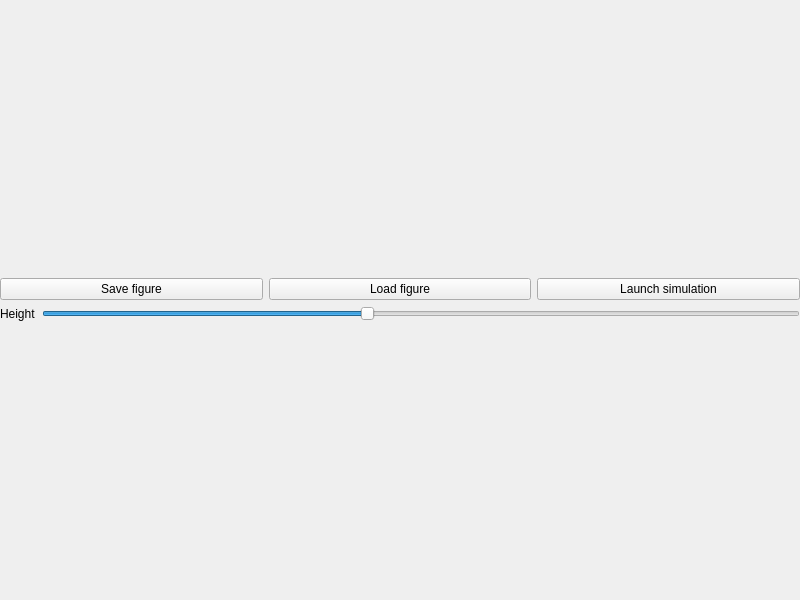
<?xml version="1.0" encoding="UTF-8"?>
<ui version="4.0">
 <class>EditWindow</class>
 <widget class="QMainWindow" name="EditWindow">
  <property name="geometry">
   <rect>
    <x>0</x>
    <y>0</y>
    <width>800</width>
    <height>600</height>
   </rect>
  </property>
  <property name="windowTitle">
   <string>MainWindow</string>
  </property>
  <widget class="QWidget" name="centralwidget">
   <layout class="QVBoxLayout" name="verticalLayout_2">
    <property name="leftMargin">
     <number>0</number>
    </property>
    <property name="topMargin">
     <number>0</number>
    </property>
    <property name="rightMargin">
     <number>0</number>
    </property>
    <property name="bottomMargin">
     <number>0</number>
    </property>
    <item>
     <layout class="QVBoxLayout" name="verticalLayout">
      <item>
       <layout class="QHBoxLayout" name="horizontalLayout">
        <item>
         <widget class="QPushButton" name="saveFigureButton">
          <property name="text">
           <string>Save figure</string>
          </property>
         </widget>
        </item>
        <item>
         <widget class="QPushButton" name="loadFigureButton">
          <property name="text">
           <string>Load figure</string>
          </property>
         </widget>
        </item>
        <item>
         <widget class="QPushButton" name="launchSimulationButton">
          <property name="text">
           <string>Launch simulation</string>
          </property>
         </widget>
        </item>
       </layout>
      </item>
      <item>
       <layout class="QHBoxLayout" name="horizontalLayout_2">
        <item>
         <widget class="QLabel" name="label">
          <property name="text">
           <string>Height</string>
          </property>
         </widget>
        </item>
        <item>
         <widget class="QSlider" name="heightSlider">
          <property name="minimum">
           <number>-60</number>
          </property>
          <property name="maximum">
           <number>80</number>
          </property>
          <property name="orientation">
           <enum>Qt::Horizontal</enum>
          </property>
         </widget>
        </item>
       </layout>
      </item>
     </layout>
    </item>
   </layout>
  </widget>
 </widget>
 <resources/>
 <connections/>
</ui>
